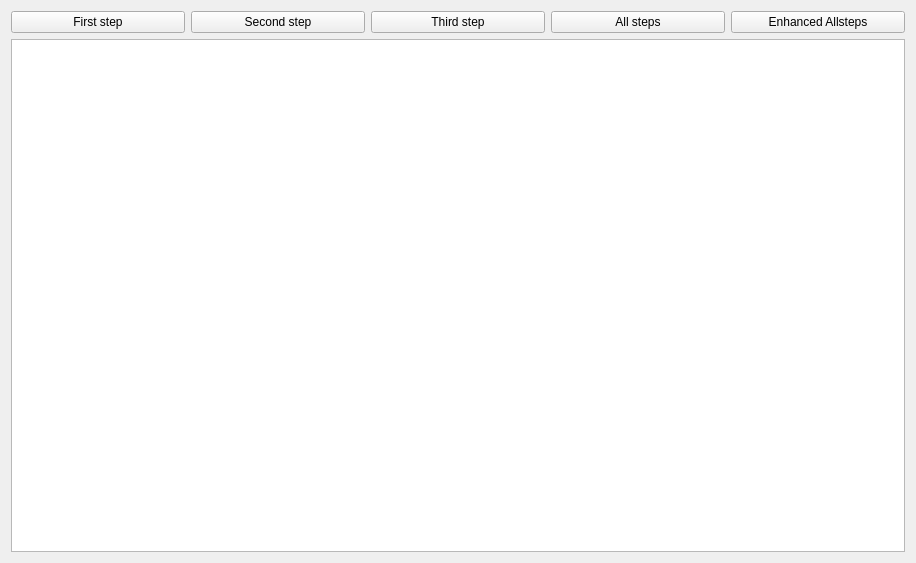
<?xml version="1.0" encoding="UTF-8"?>
<ui version="4.0">
 <class>PropagationForm</class>
 <widget class="QWidget" name="PropagationForm">
  <property name="geometry">
   <rect>
    <x>0</x>
    <y>0</y>
    <width>916</width>
    <height>563</height>
   </rect>
  </property>
  <property name="windowTitle">
   <string>Form</string>
  </property>
  <layout class="QGridLayout" name="gridLayout_2">
   <item row="0" column="2">
    <widget class="QPushButton" name="thirdStepPushButton">
     <property name="text">
      <string>Third step</string>
     </property>
    </widget>
   </item>
   <item row="0" column="0">
    <widget class="QPushButton" name="firstStepPushButton">
     <property name="text">
      <string>First step</string>
     </property>
    </widget>
   </item>
   <item row="0" column="1">
    <widget class="QPushButton" name="secondStepPushButton">
     <property name="text">
      <string>Second step</string>
     </property>
    </widget>
   </item>
   <item row="0" column="3">
    <widget class="QPushButton" name="allStepsPushButton">
     <property name="text">
      <string>All steps</string>
     </property>
    </widget>
   </item>
   <item row="0" column="4">
    <widget class="QPushButton" name="pushButton">
     <property name="text">
      <string>Enhanced Allsteps</string>
     </property>
    </widget>
   </item>
   <item row="1" column="0" colspan="5">
    <widget class="QListWidget" name="listWidget"/>
   </item>
  </layout>
 </widget>
 <resources/>
 <connections/>
</ui>
